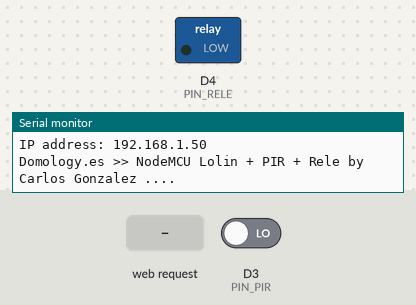
Simulated run of this sketch. Board: ESP8266 (NodeMCU). Shown: switched loads named in the sketch (green lamp = pin HIGH), the last lines printed to the serial monitor. Inputs (shaded band) come from the test bench; at power-on: D3 (PIN_PIR) LOW. WiFi joins after 1.5 s; servers stay silent unless stated.

Above: at 2.8 s.
2.9 s: HTTP request GET /toggle received
At 3.7 s:
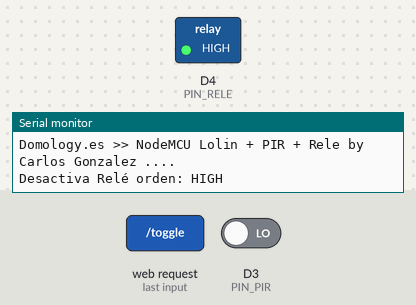
4.6 s: D3 (PIN_PIR) driven HIGH
At 5.0 s:
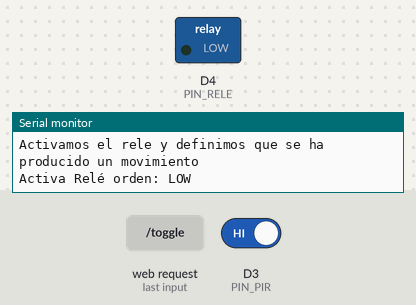
Timing chart, 0 to 7.6 s (numbered marks = the images above; inputs shaded):
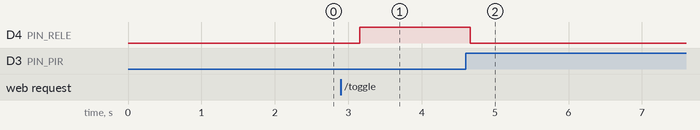

Measured:
- after the input at 2.9 s, D4 (PIN_RELE): LOW → HIGH after 0.26 s
- after the input at 4.6 s, D4 (PIN_RELE): HIGH → LOW after 0.06 s

The sketch:

Prueba_Lolin-PIR-Rele.ino
```cpp
// Incluimos las librerias que necesitamos
// Wifi
#include <ESP8266WiFi.h>
// Servidor Web
#include <ESP8266WebServer.h>
// MQTT
#include <PubSubClient.h>
// Definimos las variables a utilizar
// Nombre de la red wifi a la que nos conectamos
const char* ssid = "WiFi";
// Contraseña de la red wifi a la que nos conectamos
const char* pwd = "Password";

// Pin donde se encuentra conectado el Rele
#define PIN_RELE D4 //2 //D0;
// Pin donde se encuentra conectado el sensor PIR
#define PIN_PIR D3 //4 //D1;
// Habilitamos/Deshabilitamos el control a través de MQTT
#define SERVER_MQTT false
// Habilitamos/Deshabilitamos el sensor PIR para activar automáticamente el rele
#define PIR_ACTIVATED true
// Definimos el tiempo a esperar para apagar el rele tras detectar movimiento
long TIEMPO_ENCENDIDO = 10000;
long tiempo_activado = 0;
char* movimiento = "no";
char* buffer;
// Especificamos el puerto por defecto en el que escuchará el servidor web
ESP8266WebServer server(80);
// comenzamos con el código
void setup()
{
  pinMode(PIN_RELE, OUTPUT);
  pinMode(PIN_PIR, INPUT_PULLUP);
  WiFi.begin(ssid, pwd);
  while (WiFi.status() != WL_CONNECTED)
  {
    delay(500);
  }
  Serial.begin(115200);
  delay(150);
  defineHTMLfunctions();
  if (SERVER_MQTT == true) {
    // definimos la ip del boker
    IPAddress mqtt_ip(192, 168, 0, 8);
    // definimos el puerto en el que escucha el servidor MQTT
    // topic al que nos suscribimos
    const char* mqtt_topic = "lolin";
    // Establecemos un cliente web de MQTT
    WiFiClient wifiClient;
    PubSubClient client(wifiClient);
    // Establecemos conexión con el servidor BOKER
    client.setServer(mqtt_ip,1883);
    client.publish(mqtt_topic, buffer);
  }
  Serial.println("\nWiFi connected");
  Serial.print("IP address: ");
  Serial.println(WiFi.localIP());
  Serial.println("Domology.es >> NodeMCU Lolin + PIR + Rele by Carlos Gonzalez ....");
}
void loop()
{
  if (PIR_ACTIVATED == true) {
    // Comprobacion cada loop
    //Serial.println("Valor PIR: " + String(value));
    tiempo_activado = tiempo_activado + 500;
    if (digitalRead(PIN_PIR) == 1) // Si detectamos movimiento
    {
      Serial.println("Detectamos movimiento, valor sensor PIR: " + String(digitalRead(PIN_PIR)));
      tiempo_activado = 0;
      movimiento = "si";
      Serial.println("Activamos el rele y definimos que se ha producido un movimiento");
      activarRele();
    }
    // segun el tiempo pasado...
    if (movimiento == "si") {
      if (tiempo_activado > TIEMPO_ENCENDIDO)
      {
        Serial.println("El tiempo del último movimiento supera al tiempo total definido: " + String(tiempo_activado) + " - " + String(TIEMPO_ENCENDIDO));
        tiempo_activado = 0;
        Serial.println("Desactivamos el rele además de definir que no se ha producido movimiento");
        desactivarRele();
        movimiento = "no";
      }
    }
  }
  server.handleClient();
  delay(500);
}
void defineHTMLfunctions() {
  server.on("/",handleRoot);
  server.on("/toggle",changeRele);
  server.begin();
}
void ativaConMovimiento(){
}

void handleRoot()
{
  const char* htmlText = "";
  //Handler for the rooth path

  if (digitalRead(PIN_RELE) == HIGH) {
    htmlText = "<!DOCTYPE html><html><head><title>NodeMCU Lolin Domology.es - Control Rele desde sensor PIR</title><meta charset='utf-8' /><meta content='Carlos Gonzalez' name='author' /><meta content='Control de rele a traves de un sensor PIR' name='description' /><style>a {text-decoration: none; color: #ffffff} .button { display: inline-block; border-radius: 4px; background-color: #f4511e; border: none; color: #FFFFFF; text-align: center; font-size: 28px; padding: 20px; width: 75%; transition: all 0.5s; cursor: pointer; margin: 5px; } .button a { cursor: pointer; display: inline-block; position: relative; transition: 0.5s; } .button a:after { content: '\\00bb'; position: absolute; opacity: 0;top: 0;right: -20px;transition: 0.5s; } .button:hover a { padding-right: 25px; } .button:hover a:after { opacity: 1; right: 0; }</style></head><body><div class='button' style='vertical-align:middle'><a href='/toggle'>Activar</a></div></body></html>";
  }
  else {
    htmlText = "<!DOCTYPE html><html><head><title>NodeMCU Lolin Domology.es - Control Rele desde sensor PIR</title><meta charset='utf-8' /><meta content='Carlos Gonzalez' name='author' /><meta content='Control de rele a traves de un sensor PIR' name='description' /><style>a {text-decoration: none; color: #ffffff} .button { display: inline-block; border-radius: 4px; background-color: #f4511e; border: none; color: #FFFFFF; text-align: center; font-size: 28px; padding: 20px; width: 75%; transition: all 0.5s; cursor: pointer; margin: 5px; } .button a { cursor: pointer; display: inline-block; position: relative; transition: 0.5s; } .button a:after { content: '\\00bb'; position: absolute; opacity: 0;top: 0;right: -20px;transition: 0.5s; } .button:hover a { padding-right: 25px; } .button:hover a:after { opacity: 1; right: 0; }</style></head><body><div class='button' style='vertical-align:middle'><a href='/toggle'>Desactivar</a></div></body></html>";
  }
  server.send(200, "text/html", htmlText);
}

void changeRele()
{
  if (digitalRead(PIN_RELE) == HIGH){
    activarRele();
  }
  else {
    desactivarRele();
  }
}
void activarRele()
{
  Serial.print("Activa Relé orden: ");
  digitalWrite(PIN_RELE, LOW);
  Serial.println("LOW");
  handleRoot();
}
void desactivarRele()
{
  Serial.print("Desactiva Relé orden: ");
  digitalWrite(PIN_RELE, HIGH);
  Serial.println("HIGH");
  handleRoot();
}
```
